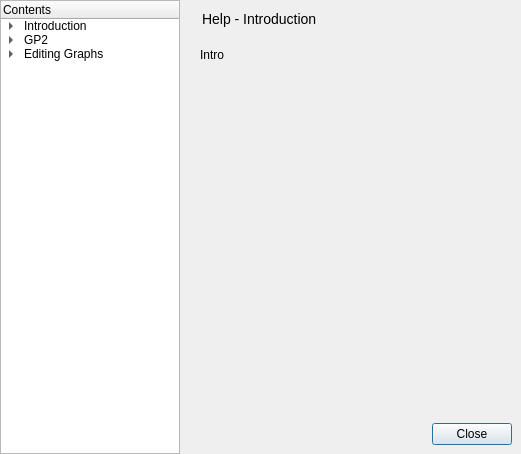
<?xml version="1.0" encoding="UTF-8"?>
<ui version="4.0">
 <class>HelpDialog</class>
 <widget class="QDialog" name="HelpDialog">
  <property name="geometry">
   <rect>
    <x>0</x>
    <y>0</y>
    <width>521</width>
    <height>454</height>
   </rect>
  </property>
  <property name="windowTitle">
   <string>Application Help</string>
  </property>
  <property name="windowIcon">
   <iconset resource="icons.qrc">
    <normaloff>:/icons/help.png</normaloff>:/icons/help.png</iconset>
  </property>
  <layout class="QHBoxLayout" name="horizontalLayout_3">
   <property name="spacing">
    <number>0</number>
   </property>
   <property name="margin">
    <number>0</number>
   </property>
   <item>
    <widget class="QTreeWidget" name="contentsTree">
     <property name="sizePolicy">
      <sizepolicy hsizetype="Fixed" vsizetype="Expanding">
       <horstretch>0</horstretch>
       <verstretch>0</verstretch>
      </sizepolicy>
     </property>
     <property name="minimumSize">
      <size>
       <width>180</width>
       <height>0</height>
      </size>
     </property>
     <property name="maximumSize">
      <size>
       <width>180</width>
       <height>16777215</height>
      </size>
     </property>
     <column>
      <property name="text">
       <string>Contents</string>
      </property>
     </column>
     <item>
      <property name="text">
       <string>Introduction</string>
      </property>
      <item>
       <property name="text">
        <string>Welcome</string>
       </property>
      </item>
      <item>
       <property name="text">
        <string>General Concepts</string>
       </property>
      </item>
     </item>
     <item>
      <property name="text">
       <string>GP2</string>
      </property>
      <item>
       <property name="text">
        <string>Rules</string>
       </property>
      </item>
      <item>
       <property name="text">
        <string>Programs</string>
       </property>
      </item>
      <item>
       <property name="text">
        <string>Injective Matching</string>
       </property>
      </item>
     </item>
     <item>
      <property name="text">
       <string>Editing Graphs</string>
      </property>
      <item>
       <property name="text">
        <string>Creating Nodes</string>
       </property>
      </item>
      <item>
       <property name="text">
        <string>Creating Edges</string>
       </property>
      </item>
      <item>
       <property name="text">
        <string>Deleting Elements</string>
       </property>
      </item>
      <item>
       <property name="text">
        <string>Layout Mechanisms</string>
       </property>
      </item>
     </item>
    </widget>
   </item>
   <item>
    <layout class="QVBoxLayout" name="verticalLayout">
     <property name="spacing">
      <number>0</number>
     </property>
     <item>
      <widget class="QWidget" name="titleWidget" native="true">
       <layout class="QHBoxLayout" name="horizontalLayout">
        <item>
         <widget class="QLabel" name="label">
          <property name="text">
           <string/>
          </property>
          <property name="pixmap">
           <pixmap resource="icons.qrc">:/icons/help.png</pixmap>
          </property>
         </widget>
        </item>
        <item>
         <widget class="QLabel" name="title">
          <property name="styleSheet">
           <string notr="true">QLabel { font-size: 14px; }</string>
          </property>
          <property name="text">
           <string>Help - Introduction</string>
          </property>
         </widget>
        </item>
        <item>
         <spacer name="horizontalSpacer">
          <property name="orientation">
           <enum>Qt::Horizontal</enum>
          </property>
          <property name="sizeHint" stdset="0">
           <size>
            <width>159</width>
            <height>20</height>
           </size>
          </property>
         </spacer>
        </item>
       </layout>
      </widget>
     </item>
     <item>
      <widget class="QStackedWidget" name="stackedWidget">
       <widget class="QWidget" name="introduction">
        <widget class="QLabel" name="label_2">
         <property name="geometry">
          <rect>
           <x>20</x>
           <y>10</y>
           <width>46</width>
           <height>13</height>
          </rect>
         </property>
         <property name="text">
          <string>Intro</string>
         </property>
        </widget>
       </widget>
       <widget class="QWidget" name="welcome">
        <widget class="QLabel" name="label_3">
         <property name="geometry">
          <rect>
           <x>20</x>
           <y>10</y>
           <width>46</width>
           <height>13</height>
          </rect>
         </property>
         <property name="text">
          <string>Welcome</string>
         </property>
        </widget>
       </widget>
       <widget class="QWidget" name="generalConcepts">
        <widget class="QLabel" name="label_4">
         <property name="geometry">
          <rect>
           <x>10</x>
           <y>10</y>
           <width>46</width>
           <height>13</height>
          </rect>
         </property>
         <property name="text">
          <string>General Concepts</string>
         </property>
        </widget>
       </widget>
       <widget class="QWidget" name="gp2"/>
       <widget class="QWidget" name="rules"/>
       <widget class="QWidget" name="programs"/>
       <widget class="QWidget" name="injective"/>
      </widget>
     </item>
     <item>
      <widget class="QWidget" name="buttons" native="true">
       <layout class="QHBoxLayout" name="horizontalLayout_2">
        <item>
         <spacer name="horizontalSpacer_2">
          <property name="orientation">
           <enum>Qt::Horizontal</enum>
          </property>
          <property name="sizeHint" stdset="0">
           <size>
            <width>237</width>
            <height>20</height>
           </size>
          </property>
         </spacer>
        </item>
        <item>
         <widget class="QPushButton" name="pushButton">
          <property name="text">
           <string>Close</string>
          </property>
         </widget>
        </item>
       </layout>
      </widget>
     </item>
    </layout>
   </item>
  </layout>
 </widget>
 <resources>
  <include location="icons.qrc"/>
 </resources>
 <connections>
  <connection>
   <sender>pushButton</sender>
   <signal>pressed()</signal>
   <receiver>HelpDialog</receiver>
   <slot>accept()</slot>
   <hints>
    <hint type="sourcelabel">
     <x>489</x>
     <y>436</y>
    </hint>
    <hint type="destinationlabel">
     <x>485</x>
     <y>544</y>
    </hint>
   </hints>
  </connection>
  <connection>
   <sender>contentsTree</sender>
   <signal>itemClicked(QTreeWidgetItem*,int)</signal>
   <receiver>HelpDialog</receiver>
   <slot>helpItemClicked(QTreeWidgetItem*)</slot>
   <hints>
    <hint type="sourcelabel">
     <x>100</x>
     <y>284</y>
    </hint>
    <hint type="destinationlabel">
     <x>100</x>
     <y>561</y>
    </hint>
   </hints>
  </connection>
 </connections>
 <slots>
  <slot>helpItemClicked(QTreeWidgetItem*)</slot>
 </slots>
</ui>
